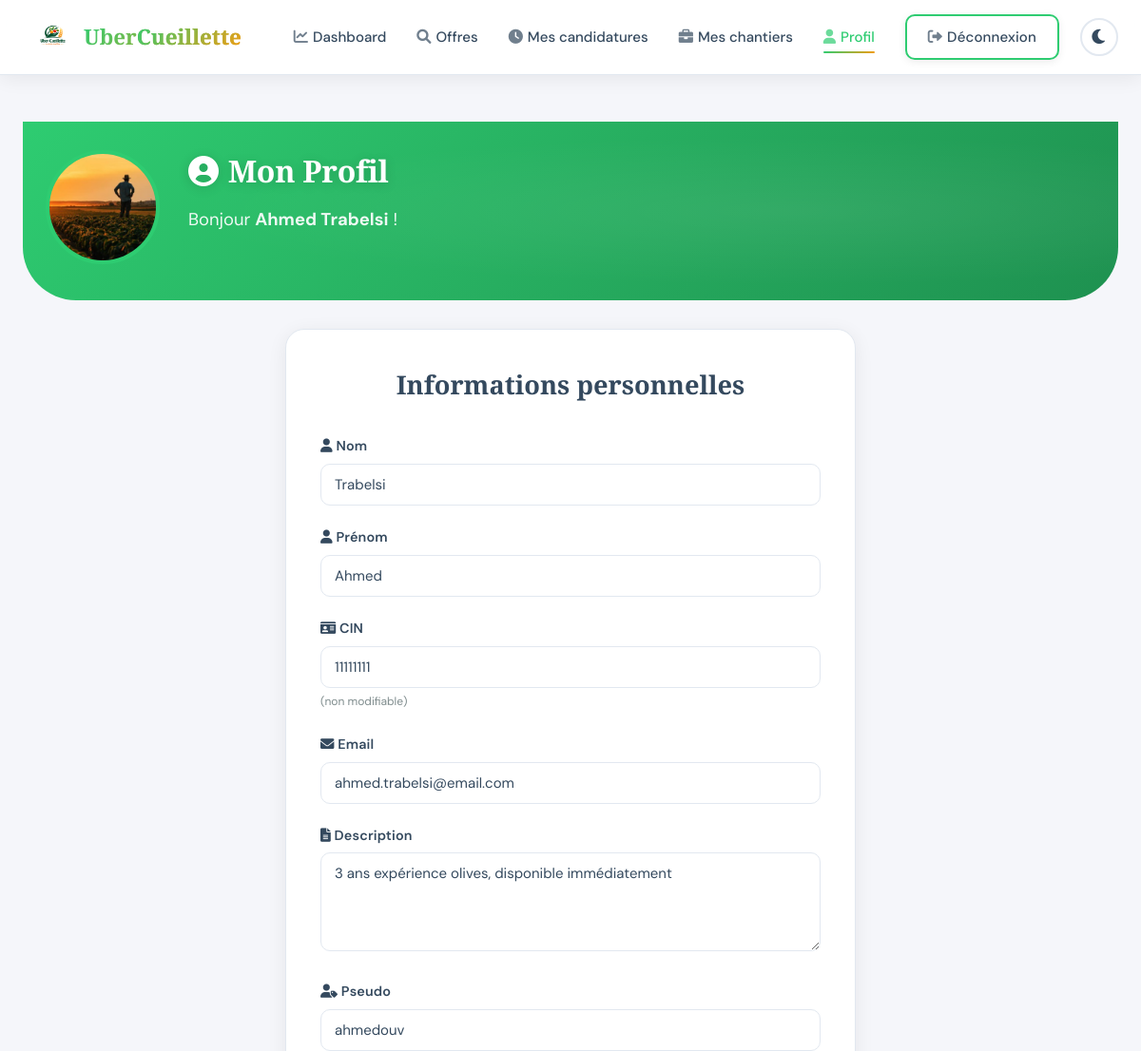
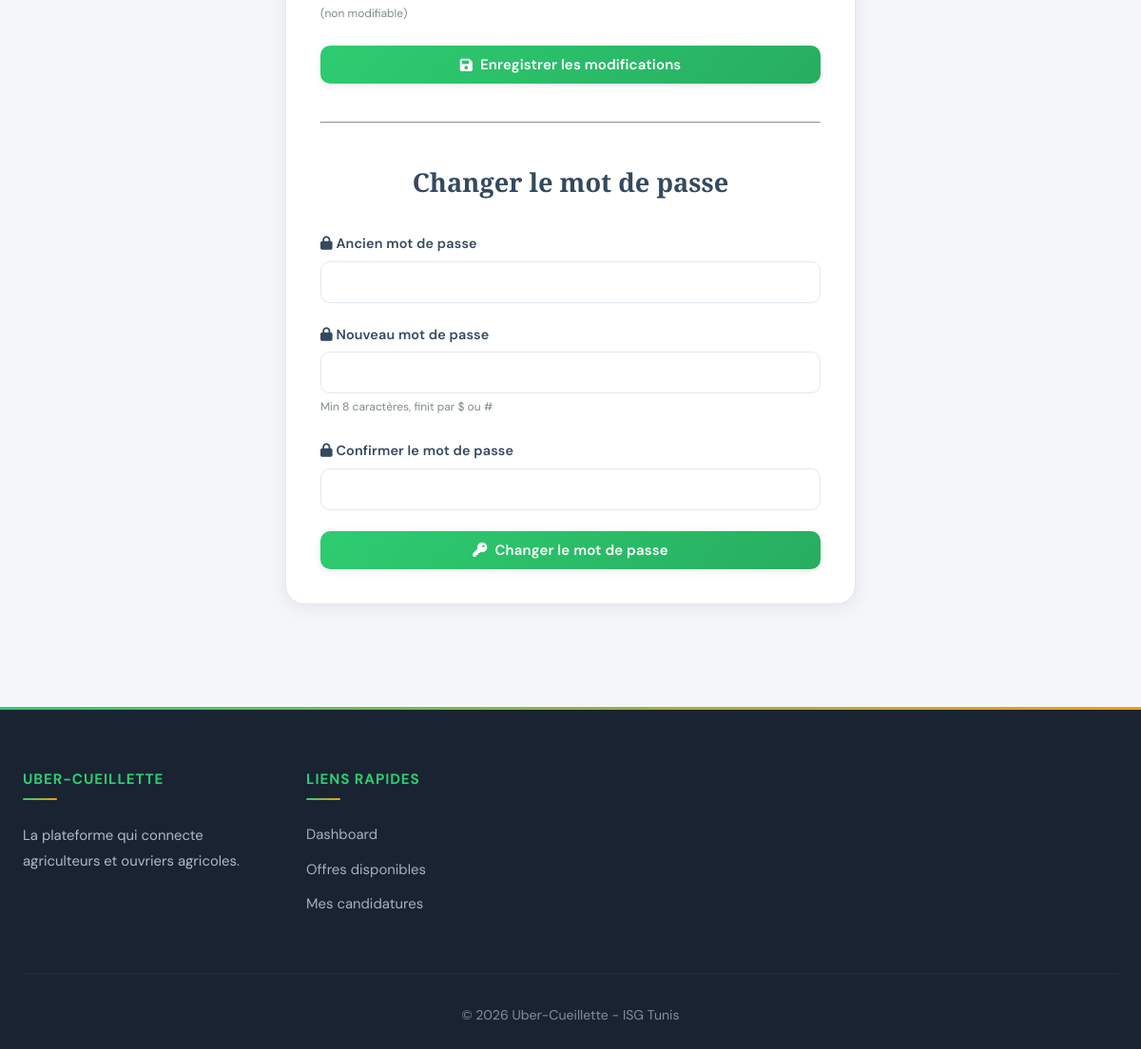
/src/ouvrier/profil.php (signed in), run on the app's committed database (2 pictures, top to bottom).
### tables this page shows
CREATE TABLE IF NOT EXISTS `uber_cueillette_ouvrier` (
  `id_ouvrier` int NOT NULL AUTO_INCREMENT,
  `nom` varchar(30) NOT NULL,
  `prenom` varchar(30) NOT NULL,
  `CIN` varchar(8) NOT NULL,
  `email` varchar(30) NOT NULL,
  `photo` longblob,
  `description` varchar(100) DEFAULT NULL,
  `pseudo` varchar(30) NOT NULL,
  `password` varchar(255) NOT NULL,
  PRIMARY KEY (`id_ouvrier`),
  UNIQUE KEY `CIN` (`CIN`),
  UNIQUE KEY `email` (`email`),
  UNIQUE KEY `pseudo` (`pseudo`)
);

### src/ouvrier/profil.php (the view, shortened to what this page needs)
<?php
require_once('../config/database.php');
$id_ouvrier = $_SESSION['user_id'];
$sql = "SELECT * FROM uber_cueillette_ouvrier WHERE id_ouvrier = ?";
$stmt = $pdo->prepare($sql);
$stmt->execute([$id_ouvrier]);
$ouvrier = $stmt->fetch();
$photo_url = '../images/default-profile.jpg';
?>
<!DOCTYPE html>
<html lang="fr">
<head>
    <link rel="stylesheet" href="https://cdnjs.cloudflare.com/ajax/libs/font-awesome/6.0.0/css/all.min.css">
    <link rel="stylesheet" href="../css/style.css">
</head>
<body>
<nav class="navbar">
    <div class="container">
        <a href="../racine/index.html" class="logo">
            <img src="../images/Uber-Cueillette-logo.png" alt="Uber-Cueillette" class="logo-img">
            <span>Uber<span>Cueillette</span></span>
        </a>
        <ul class="nav-menu">
            <li><a href="dashboard.php"><i class="fas fa-chart-line"></i> Dashboard</a></li>
            <li><a href="offres-disponibles.php"><i class="fas fa-search"></i> Offres</a></li>
            <li><a href="mes-candidatures.php"><i class="fas fa-clock"></i> Mes candidatures</a></li>
            <li><a href="mes-chantiers.php"><i class="fas fa-briefcase"></i> Mes chantiers</a></li>
            <li><a href="profil.php" class="active"><i class="fas fa-user"></i> Profil</a></li>
            <li class="nav-buttons">
                <a href="../racine/logout.php" class="btn btn-outline"><i class="fas fa-sign-out-alt"></i> Déconnexion</a>
                <button id="theme-toggle" class="theme-toggle"><i class="fas fa-moon"></i></button>
            </li>
        </ul>
    </div>
</nav>
<main>
    <div class="container">
        <div class="hero" style="padding: 30px 0; margin-bottom: 30px;">
            <div class="container">
                <div class="hero-content" style="display: flex; align-items: center; gap: 30px; flex-wrap: wrap;">
                    <div style="flex-shrink: 0;">
                        <img src="<?php echo $photo_url; ?>" alt="Photo de profil"
                            style="width: 120px; height: 120px; border-radius: 50%; object-fit: cover; border: 4px solid var(--primary-color);"
                            onerror="this.src='../images/default-profile.jpg'">
                    </div>
                    <div>
                        <h1 style="font-size: 2rem;"><i class="fas fa-user-circle"></i> Mon Profil</h1>
                        <p>Bonjour <strong><?php echo htmlspecialchars($ouvrier['prenom'] . ' ' . $ouvrier['nom']); ?></strong> !</p>
                    </div>
                </div>
            </div>
        </div>
        <div class="form-container" style="max-width: 600px;">
            <h2 class="form-title">Informations personnelles</h2>
            <form method="POST" action="">
                <div class="form-group">
                    <label><i class="fas fa-user"></i> Nom</label>
                    <input type="text" name="nom" value="<?php echo htmlspecialchars($ouvrier['nom']); ?>" required>
                </div>
                <div class="form-group">
                    <label><i class="fas fa-user"></i> Prénom</label>
                    <input type="text" name="prenom" value="<?php echo htmlspecialchars($ouvrier['prenom']); ?>" required>
                </div>
                <div class="form-group">
                    <label><i class="fas fa-id-card"></i> CIN</label>
                    <input type="text" value="<?php echo htmlspecialchars($ouvrier['CIN']); ?>" readonly disabled>
                    <small class="password-requirements">(non modifiable)</small>
                </div>
                <div class="form-group">
                    <label><i class="fas fa-envelope"></i> Email</label>
                    <input type="email" name="email" value="<?php echo htmlspecialchars($ouvrier['email']); ?>" required>
                </div>
                <div class="form-group">
                    <label><i class="fas fa-file-alt"></i> Description</label>
                    <textarea name="description" rows="4" placeholder="Niveau éducatif, expérience, compétences..."><?php echo htmlspecialchars($ouvrier['description'] ?? ''); ?></textarea>
                </div>
                <div class="form-group">
                    <label><i class="fas fa-user-tag"></i> Pseudo</label>
                    <input type="text" value="<?php echo htmlspecialchars($ouvrier['pseudo']); ?>" readonly disabled>
                    <small class="password-requirements">(non modifiable)</small>
                </div>
                <button type="submit" name="modifier" class="btn btn-primary" style="width: 100%;">
                    <i class="fas fa-save"></i> Enregistrer les modifications
                </button>
            </form>
            <hr style="margin: 40px 0; border-color: var(--border-color);">
            <h2 class="form-title">Changer le mot de passe</h2>
            <form method="POST" action="">
                <div class="form-group">
                    <label><i class="fas fa-lock"></i> Ancien mot de passe</label>
                    <input type="password" name="ancien_mdp" required>
                </div>
                <div class="form-group">
                    <label><i class="fas fa-lock"></i> Nouveau mot de passe</label>
                    <input type="password" name="nouveau_mdp" required>
                    <small class="password-requirements">Min 8 caractères, finit par $ ou #</small>
                </div>
                <div class="form-group">
                    <label><i class="fas fa-lock"></i> Confirmer le mot de passe</label>
                    <input type="password" name="confirmation_mdp" required>
                </div>
                <button type="submit" name="changer_mdp" class="btn btn-primary" style="width: 100%;">
                    <i class="fas fa-key"></i> Changer le mot de passe
                </button>
            </form>
        </div>
    </div>
</main>
<footer class="footer">
    <div class="container">
        <div class="footer-grid">
            <div class="footer-col">
                <h4>Uber-Cueillette</h4>
                <p>La plateforme qui connecte agriculteurs et ouvriers agricoles.</p>
            </div>
            <div class="footer-col">
                <h4>Liens rapides</h4>
                <ul>
                    <li><a href="dashboard.php">Dashboard</a></li>
                    <li><a href="offres-disponibles.php">Offres disponibles</a></li>
                    <li><a href="mes-candidatures.php">Mes candidatures</a></li>
                </ul>
            </div>
        </div>
        <div class="footer-bottom">
            <p>&copy; 2026 Uber-Cueillette - ISG Tunis</p>
        </div>
    </div>
</footer>
</body>
</html>

### data on the page
uber_cueillette_ouvrier: prenom+nom "Ahmed Trabelsi", nom "Trabelsi", prenom "Ahmed", CIN "11111111", email "ahmed.trabelsi@email.com", description "3 ans expérience olives, disponible immédiatement", pseudo "ahmedouv"
